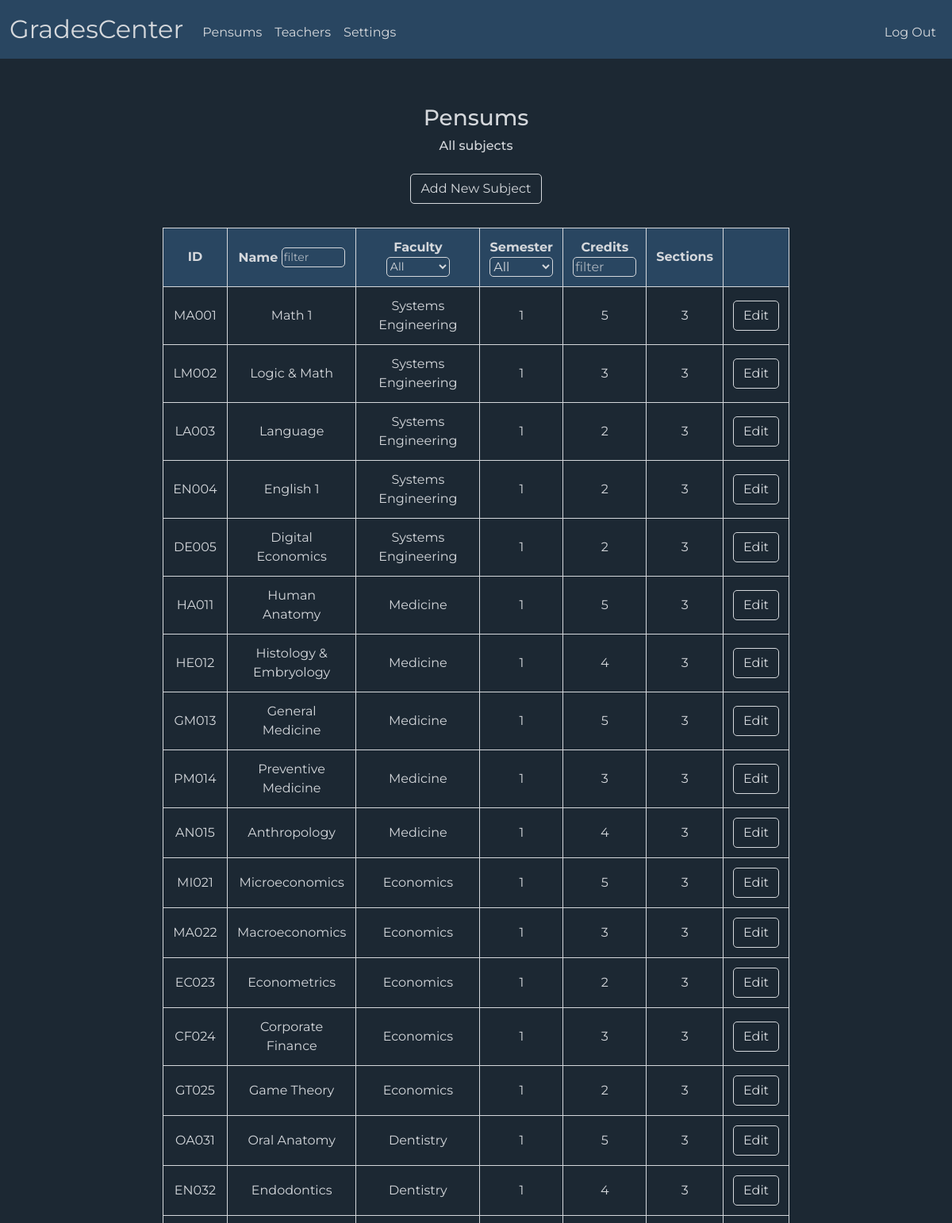
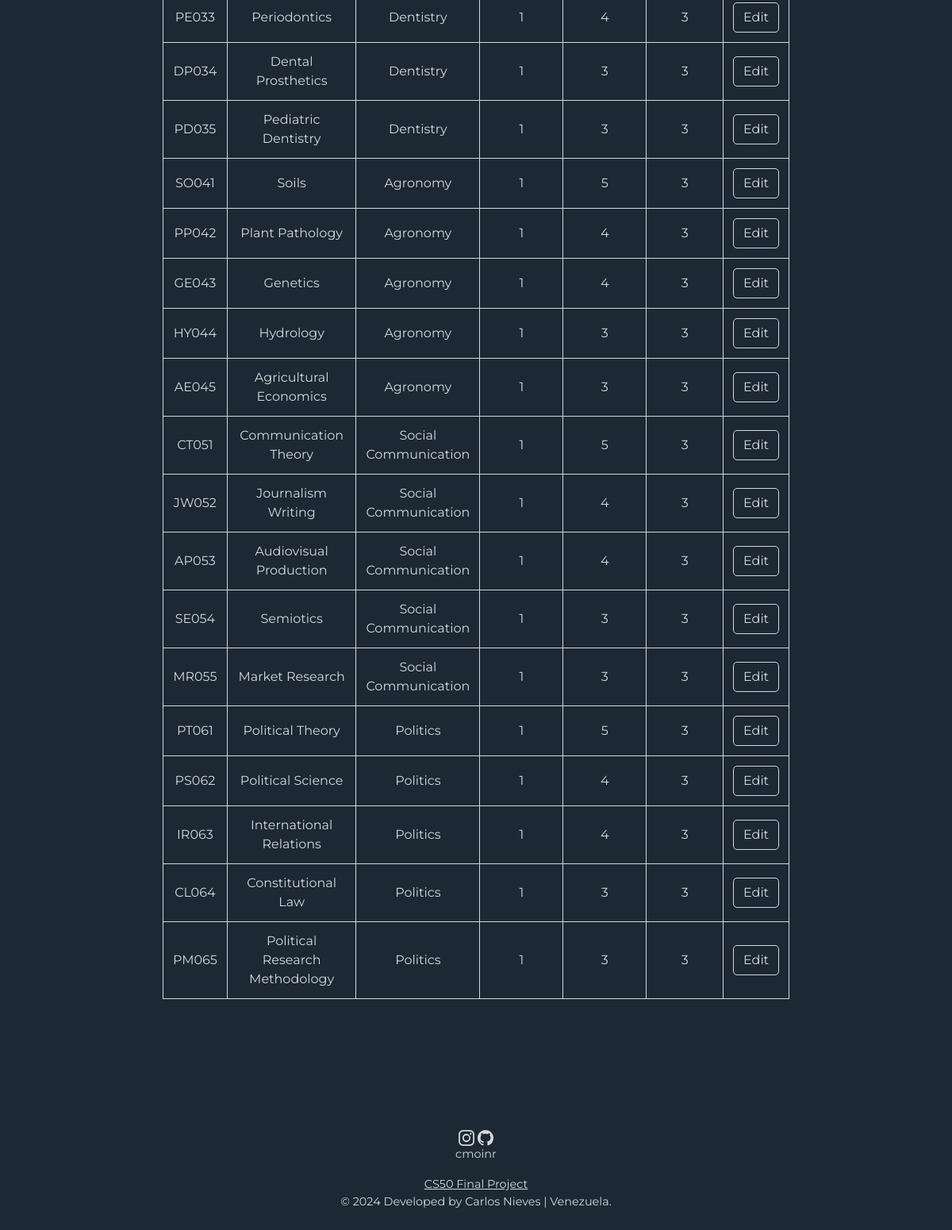
The page /admin_pensums (signed in) on the database as committed earlier (2 pictures, top to bottom).
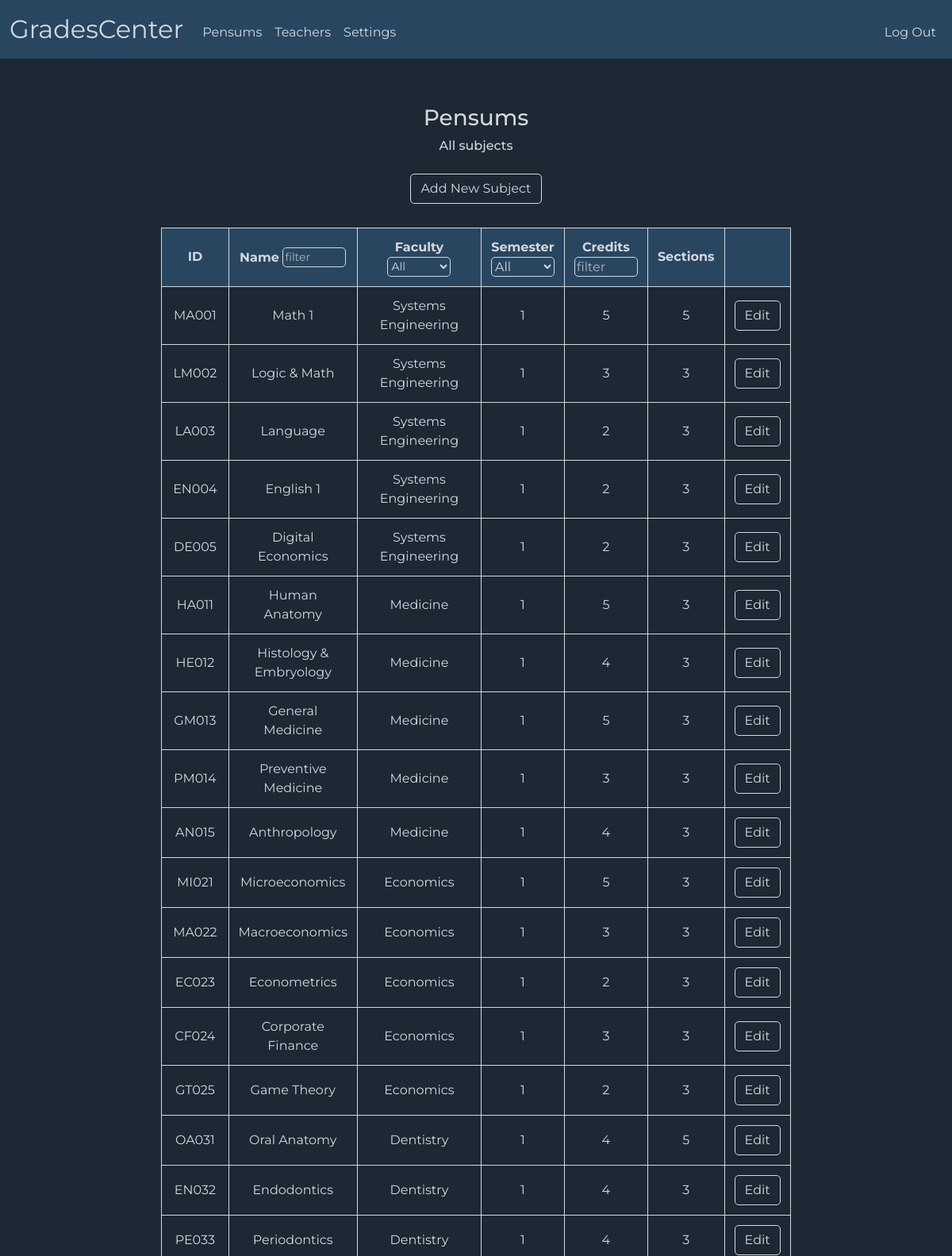
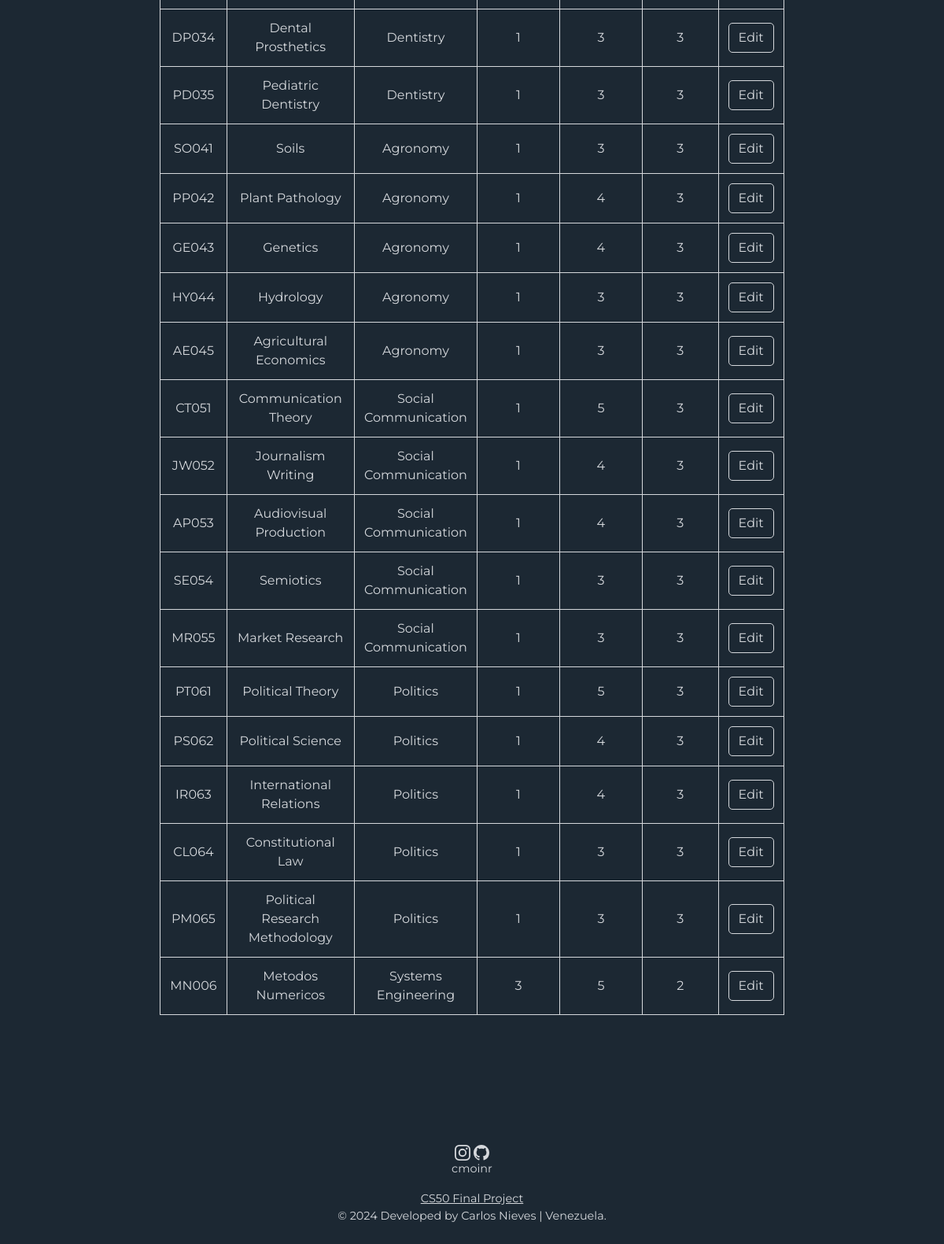
The same page on the database as committed later (2 pictures, top to bottom).
### tables this page shows
CREATE TABLE subjects (
    id VARCHAR(16),
    name TEXT NOT NULL,
    department_id VARCHAR(16) NOT NULL,
    semester INTEGER NOT NULL,
    credits INTEGER NOT NULL,
    sections INTEGER NOT NULL,
    PRIMARY KEY(id),
    FOREIGN KEY(department_id) REFERENCES departments(id) ON DELETE CASCADE
);

CREATE TABLE departments (
    id VARCHAR(16),
    field TEXT NOT NULL,
    PRIMARY KEY(id)
);

### app.py (the view)
@app.route("/admin_pensums", methods=["GET", "POST"])
@admin_required
def admin_pensums():
    if request.method == "POST":
        selected = request.form.get("selected")
        section = request.form.get("selected_section")
        if not section:
            return apology("no section selected", 400, redirect_url="/subjects")
        teaching = db.execute("""
            SELECT teaching.section_id
            FROM teaching
            JOIN sections ON teaching.section_id = sections.id
            WHERE teaching.teacher_id = ?
            AND sections.section_number = ?
            AND sections.subject_id = ?
        """, session["user_id"], section, selected)
        already = db.execute("""
            SELECT teaching.teacher_id
            FROM sections
            JOIN teaching ON sections.id = teaching.section_id
            WHERE sections.subject_id = ?
            AND sections.section_number = ?
        """, selected, section)
        if len(teaching) == 1:
            return apology("registered subject", 400, redirect_url="/subjects")
        elif len(already) == 1:
            return apology("another teacher already teaches this section", 400, redirect_url="/subjects")
        else:
            section_id = db.execute("""
                SELECT id
                FROM sections
                WHERE subject_id = ?
                AND section_number = ?
            """, selected, section)
            db.execute("""
                INSERT INTO teaching (teacher_id, section_id)
                VALUES(?, ?)
            """, session["user_id"], section_id[0]["id"])
            return redirect("/")
    else:
        subjects = db.execute("""
            SELECT subjects.id, subjects.name, departments.field, subjects.semester, subjects.sections, subjects.credits
            FROM subjects
            JOIN departments ON subjects.department_id = departments.id
        """)
        return render_template("admin_pensums.html", subjects=subjects)

### app.py (called while the page is built)
@app.after_request
def after_request(response):
    response.headers["Cache-Control"] = "no-cache, no-store, must-revalidate"
    response.headers["Expires"] = 0
    response.headers["Pragma"] = "no-cache"
    return response

### helpers.py (called while the page is built)
def admin_required(f):
    @wraps(f)
    def decorated_function(*args, **kwargs):
        if session.get("role") != "admin":
            return redirect("/admin_login")
        return f(*args, **kwargs)
    return decorated_function

### templates/admin_pensums.html (shortened to what this page needs)
{% extends "layout.html" %}
{% block main %}
    <div class="mb-3">
        <h3>Pensums</h3>
        <h6>All subjects</h6>
    </div>
    <div class="mb-3">
        <button class="btn btn-primary" id="new_strategy" type="button" onclick="addStrategies()">Add New Subject</button>
        <table>
            <thead>
                <tr class="high">
                    <th>ID</th>
                    <th>Name <input class="filter" type="text" id="filterName" placeholder="filter"></th>
                    <th>Faculty <select class="filter" id="filterFaculty"><option value="">All</option></select></th>
                    <th>Semester <select class="filter" id="filterSemester"><option value="">All</option>{% for i in range(1, 13) %}<option value="{{ i }}">{{ i }}</option>{% endfor %}</select></th>
                    <th>Credits <input class="filter" type="number" id="filterCredits" placeholder="filter"></th>
                    <th>Sections</th>
                    <th></th>
                </tr>
            </thead>
            <tbody>
                {% for subject in subjects %}
                    <tr>
                        <td>{{ subject['id'] }}</td>
                        <td>{{ subject['name'] }}</td>
                        <td>{{ subject['field'] }}</td>
                        <td>{{ subject['semester'] }}</td>
                        <td>{{ subject['credits'] }}</td>
                        <td>{{ subject['sections'] }}</td>
                        <td>
                            <button class="btn btn-primary" type="button" onclick="editStrategies(this)">Edit</button>
                        </td>
                    </tr>
                {% endfor %}
            </tbody>
        </table>
    </div>
{% endblock %}

### templates/layout.html (shortened to what this page needs)
<!DOCTYPE html>
<html lang="en">
    <head>
        <link href="https://cdn.jsdelivr.net/npm/bootstrap@5.3.3/dist/css/bootstrap.min.css" rel="stylesheet">
        <link href="/static/styles.css" rel="stylesheet">
    </head>
    <body>
        <nav id="main_bar" class="bg navbar navbar-expand-md navbar-light">
            <div class="container-fluid">
                {% if session["role"] == "student" %}
                    <a class="navbar-brand" href="/student">GradesCenter</a>
                    <button aria-controls="navbar" aria-expanded="false" aria-label="Toggle navigation" class="navbar-toggler" data-bs-target="#navbar" data-bs-toggle="collapse" type="button">
                        <span class="navbar-toggler-icon"></span>
                    </button>
                {% elif session["role"] == "admin" %}
                    <a class="navbar-brand" href="/admin">GradesCenter</a>
                {% else %}
                    <a class="navbar-brand" href="/" id="main_brand">GradesCenter</a>
                    <button aria-controls="navbar" aria-expanded="false" aria-label="Toggle navigation" class="navbar-toggler" data-bs-target="#navbar" data-bs-toggle="collapse" type="button">
                        <span class="navbar-toggler-icon"></span>
                    </button>
                {% endif %}
                <div class="collapse navbar-collapse" id="navbar">
                    {% if session["user_id"] %}
                        {% if session["role"] == "teacher" %}
                            <ul class="navbar-nav me-auto mt-2">
                                <li class="nav-item"><a class="nav-link" href="/subjects">Subjects</a></li>
                                <li class="nav-item"><a class="nav-link" href="/settings">Settings</a></li>
                            </ul>
                            <ul class="navbar-nav ms-auto mt-2">
                                <li class="nav-item"><a class="nav-link" href="/logout">Log Out</a></li>
                            </ul>
                        {% elif session["role"] == "student" %}
                            <ul class="navbar-nav me-auto mt-2">
                                <li class="nav-item"><a class="nav-link" href="/add_subjects">Add Subjects</a></li>
                                <li class="nav-item"><a class="nav-link" href="/settings">Settings</a></li>
                            </ul>
                            <ul class="navbar-nav ms-auto mt-2">
                                <li class="nav-item"><a class="nav-link" href="/logout">Log Out</a></li>
                            </ul>
                        {% endif %}
                    {% elif session["admin"] %}
                        <ul class="navbar-nav me-auto mt-2">
                            <li class="nav-item"><a class="nav-link" href="/admin_pensums">Pensums</a></li>
                            <li class="nav-item"><a class="nav-link" href="/admin_teachers">Teachers</a></li>
                            <li class="nav-item"><a class="nav-link" href="/admin_settings">Settings</a></li>
                        </ul>
                        <ul class="navbar-nav ms-auto mt-2">
                            <li class="nav-item"><a class="nav-link" href="/logout">Log Out</a></li>
                        </ul>
                    {% else %}
                        <ul class="navbar-nav ms-auto mt-2">
                            <li class="nav-item"><a class="nav-link" href="/register">Register</a></li>
                            <li class="nav-item"><a class="nav-link" href="/login">Log In</a></li>
                        </ul>
                    {% endif %}
                </div>
            </div>
        </nav>
        <main class="container py-5 text-center">
            {% block main %}{% endblock %}
        </main>
        <footer class="mb-5">
            <div>
                <p>cmoinr</p>
            </div>
            <div>
                <a href="https://cs50.harvard.edu/x/2024/project/">CS50 Final Project</a>
            </div>
            © 2024 Developed by Carlos Nieves | Venezuela.
        </footer>
    </body>
</html>

### static/styles.css (style rules this page uses)
body { font-family: 'Montserrat', sans-serif; background-color:#1c2833; }
nav .navbar-brand { font-size: xx-large; }
.navbar-brand { color: #d5d8dc; transition-duration: 0.5s; }
.nav-link { color: #d5d8dc; background-color: transparent; transition-duration: 0.5s; }
#main_bar { width: 100%; position: fixed; top: 0; left: 0; background: #294661; z-index: 1000; }
main { margin-top: 7%; }
h3, h5, h6 { color: #d5d8dc; }
table { background-color: transparent; margin-bottom: 1rem; width: 70%; margin-left: auto; margin-right: auto; color: #d5d8dc; }
table th, table td { border: 1px solid #d5d8dc; padding: 0.75rem; vertical-align: middle; }
.high { background-color: #294661; border: 1px solid #d5d8dc; }
.btn { background-color: transparent; border-radius: 5px; color: #d5d8dc; border: 0.5px solid #d5d8dc; transition-duration: 0.5s; }
input { background-color: #294661; outline: none; border: none; border-radius: 5px; color: #d5d8dc; width: 200px; height: 35px; }
#filterID, #filterName, #filterSurname, #filterFaculty { font-size: 14px; }
input::placeholder { color: #d5d8dcc2; }
.filter { height: 25px; width: 80px; border: 0.5px solid #d5d8dc; }
select { background-color: transparent; outline: none; border: 0.5px solid #d5d8dc; border-radius: 5px; color: #d5d8dc; width: 100px; height: 35px; transition-duration: 0.5s; }
option { color: #d5d8dc; background-color: #1c2833; margin-left: auto; margin-right: auto; }
footer { text-align: center; font-size: 90%; color: #d5d8dc; margin-left: auto; margin-right: auto; margin-bottom: -1px; margin-top: 100px; }
a { color: #d5d8dc; }
#new_strategy { margin-top: 10px; margin-bottom: 30px; }

Rows that differ between the two databases and show on the page:
changed subjects "MA001": sections "3" → "5"
changed subjects "OA031": credits "5" → "4"; sections "3" → "5"
changed subjects "SO041": credits "5" → "3"
added subjects: id "MN006", name "Metodos Numericos", field "Systems Engineering", semester "3", credits "5", sections "2"
